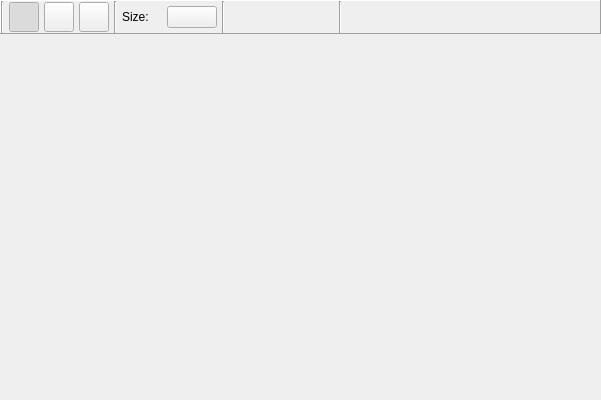
<?xml version="1.0" encoding="UTF-8"?>
<ui version="4.0">
 <class>GraphWindow</class>
 <widget class="QWidget" name="GraphWindow">
  <property name="windowModality">
   <enum>Qt::ApplicationModal</enum>
  </property>
  <property name="geometry">
   <rect>
    <x>0</x>
    <y>0</y>
    <width>601</width>
    <height>400</height>
   </rect>
  </property>
  <property name="sizePolicy">
   <sizepolicy hsizetype="Preferred" vsizetype="Preferred">
    <horstretch>0</horstretch>
    <verstretch>0</verstretch>
   </sizepolicy>
  </property>
  <property name="minimumSize">
   <size>
    <width>600</width>
    <height>400</height>
   </size>
  </property>
  <property name="windowTitle">
   <string>Form</string>
  </property>
  <layout class="QGridLayout" name="gridLayout">
   <property name="leftMargin">
    <number>0</number>
   </property>
   <property name="topMargin">
    <number>0</number>
   </property>
   <property name="rightMargin">
    <number>0</number>
   </property>
   <property name="bottomMargin">
    <number>0</number>
   </property>
   <property name="spacing">
    <number>0</number>
   </property>
   <item row="1" column="0">
    <widget class="MGraphView" name="main_graph" native="true">
     <property name="sizePolicy">
      <sizepolicy hsizetype="Preferred" vsizetype="Preferred">
       <horstretch>0</horstretch>
       <verstretch>0</verstretch>
      </sizepolicy>
     </property>
    </widget>
   </item>
   <item row="0" column="0">
    <widget class="QFrame" name="horizontalFrame">
     <property name="minimumSize">
      <size>
       <width>0</width>
       <height>34</height>
      </size>
     </property>
     <property name="maximumSize">
      <size>
       <width>16777215</width>
       <height>34</height>
      </size>
     </property>
     <property name="sizeIncrement">
      <size>
       <width>0</width>
       <height>34</height>
      </size>
     </property>
     <property name="frameShape">
      <enum>QFrame::Panel</enum>
     </property>
     <property name="frameShadow">
      <enum>QFrame::Raised</enum>
     </property>
     <layout class="QHBoxLayout" name="horizontalLayout_2">
      <property name="spacing">
       <number>5</number>
      </property>
      <property name="leftMargin">
       <number>0</number>
      </property>
      <property name="topMargin">
       <number>0</number>
      </property>
      <property name="rightMargin">
       <number>0</number>
      </property>
      <property name="bottomMargin">
       <number>0</number>
      </property>
      <item>
       <widget class="Line" name="line">
        <property name="orientation">
         <enum>Qt::Vertical</enum>
        </property>
       </widget>
      </item>
      <item>
       <widget class="QToolButton" name="circle">
        <property name="minimumSize">
         <size>
          <width>30</width>
          <height>30</height>
         </size>
        </property>
        <property name="maximumSize">
         <size>
          <width>30</width>
          <height>30</height>
         </size>
        </property>
        <property name="text">
         <string/>
        </property>
        <property name="icon">
         <iconset>
          <normaloff>Resources/toolIcons/circle.png</normaloff>Resources/toolIcons/circle.png</iconset>
        </property>
        <property name="iconSize">
         <size>
          <width>30</width>
          <height>30</height>
         </size>
        </property>
        <property name="checkable">
         <bool>true</bool>
        </property>
        <property name="checked">
         <bool>true</bool>
        </property>
        <property name="autoExclusive">
         <bool>true</bool>
        </property>
        <property name="popupMode">
         <enum>QToolButton::DelayedPopup</enum>
        </property>
        <property name="toolButtonStyle">
         <enum>Qt::ToolButtonIconOnly</enum>
        </property>
       </widget>
      </item>
      <item>
       <widget class="QToolButton" name="rect">
        <property name="minimumSize">
         <size>
          <width>30</width>
          <height>30</height>
         </size>
        </property>
        <property name="maximumSize">
         <size>
          <width>30</width>
          <height>30</height>
         </size>
        </property>
        <property name="text">
         <string/>
        </property>
        <property name="icon">
         <iconset>
          <normaloff>Resources/toolIcons/rect.png</normaloff>Resources/toolIcons/rect.png</iconset>
        </property>
        <property name="iconSize">
         <size>
          <width>30</width>
          <height>30</height>
         </size>
        </property>
        <property name="checkable">
         <bool>true</bool>
        </property>
        <property name="autoExclusive">
         <bool>true</bool>
        </property>
       </widget>
      </item>
      <item>
       <widget class="QToolButton" name="rhomb">
        <property name="minimumSize">
         <size>
          <width>30</width>
          <height>30</height>
         </size>
        </property>
        <property name="maximumSize">
         <size>
          <width>30</width>
          <height>30</height>
         </size>
        </property>
        <property name="sizeIncrement">
         <size>
          <width>0</width>
          <height>0</height>
         </size>
        </property>
        <property name="text">
         <string/>
        </property>
        <property name="icon">
         <iconset>
          <normaloff>Resources/toolIcons/rhomb.png</normaloff>Resources/toolIcons/rhomb.png</iconset>
        </property>
        <property name="iconSize">
         <size>
          <width>30</width>
          <height>30</height>
         </size>
        </property>
        <property name="checkable">
         <bool>true</bool>
        </property>
        <property name="autoExclusive">
         <bool>true</bool>
        </property>
       </widget>
      </item>
      <item>
       <widget class="Line" name="line_3">
        <property name="orientation">
         <enum>Qt::Vertical</enum>
        </property>
       </widget>
      </item>
      <item>
       <widget class="QLabel" name="label">
        <property name="minimumSize">
         <size>
          <width>40</width>
          <height>0</height>
         </size>
        </property>
        <property name="maximumSize">
         <size>
          <width>40</width>
          <height>16777215</height>
         </size>
        </property>
        <property name="text">
         <string>Size:</string>
        </property>
       </widget>
      </item>
      <item>
       <widget class="QToolButton" name="toolButton">
        <property name="minimumSize">
         <size>
          <width>50</width>
          <height>22</height>
         </size>
        </property>
        <property name="maximumSize">
         <size>
          <width>50</width>
          <height>22</height>
         </size>
        </property>
        <property name="text">
         <string/>
        </property>
        <property name="popupMode">
         <enum>QToolButton::InstantPopup</enum>
        </property>
        <property name="autoRaise">
         <bool>false</bool>
        </property>
        <property name="arrowType">
         <enum>Qt::NoArrow</enum>
        </property>
       </widget>
      </item>
      <item>
       <widget class="Line" name="line_2">
        <property name="orientation">
         <enum>Qt::Vertical</enum>
        </property>
       </widget>
      </item>
      <item>
       <widget class="QPushButton" name="set_tool">
        <property name="minimumSize">
         <size>
          <width>30</width>
          <height>30</height>
         </size>
        </property>
        <property name="maximumSize">
         <size>
          <width>30</width>
          <height>30</height>
         </size>
        </property>
        <property name="toolTip">
         <string>Settings</string>
        </property>
        <property name="text">
         <string/>
        </property>
        <property name="icon">
         <iconset>
          <normaloff>Resources/toolIcons/setting.png</normaloff>Resources/toolIcons/setting.png</iconset>
        </property>
        <property name="iconSize">
         <size>
          <width>30</width>
          <height>30</height>
         </size>
        </property>
        <property name="flat">
         <bool>true</bool>
        </property>
       </widget>
      </item>
      <item>
       <widget class="QPushButton" name="show_val">
        <property name="minimumSize">
         <size>
          <width>34</width>
          <height>34</height>
         </size>
        </property>
        <property name="maximumSize">
         <size>
          <width>34</width>
          <height>34</height>
         </size>
        </property>
        <property name="toolTip">
         <string>Показывать веса</string>
        </property>
        <property name="text">
         <string/>
        </property>
        <property name="icon">
         <iconset>
          <normaloff>Resources/toolIcons/values.png</normaloff>Resources/toolIcons/values.png</iconset>
        </property>
        <property name="iconSize">
         <size>
          <width>30</width>
          <height>30</height>
         </size>
        </property>
        <property name="checkable">
         <bool>true</bool>
        </property>
        <property name="flat">
         <bool>true</bool>
        </property>
       </widget>
      </item>
      <item>
       <widget class="QPushButton" name="clear_all">
        <property name="minimumSize">
         <size>
          <width>30</width>
          <height>30</height>
         </size>
        </property>
        <property name="maximumSize">
         <size>
          <width>30</width>
          <height>30</height>
         </size>
        </property>
        <property name="toolTip">
         <string>Удалить выделенное</string>
        </property>
        <property name="text">
         <string/>
        </property>
        <property name="icon">
         <iconset>
          <normaloff>Resources/toolIcons/delete.png</normaloff>Resources/toolIcons/delete.png</iconset>
        </property>
        <property name="iconSize">
         <size>
          <width>30</width>
          <height>30</height>
         </size>
        </property>
        <property name="flat">
         <bool>true</bool>
        </property>
       </widget>
      </item>
      <item>
       <widget class="Line" name="line_4">
        <property name="orientation">
         <enum>Qt::Vertical</enum>
        </property>
       </widget>
      </item>
      <item>
       <spacer name="horizontalSpacer">
        <property name="orientation">
         <enum>Qt::Horizontal</enum>
        </property>
        <property name="sizeHint" stdset="0">
         <size>
          <width>40</width>
          <height>20</height>
         </size>
        </property>
       </spacer>
      </item>
     </layout>
    </widget>
   </item>
  </layout>
 </widget>
 <customwidgets>
  <customwidget>
   <class>MGraphView</class>
   <extends>QWidget</extends>
   <header>mgraphview.h</header>
   <container>1</container>
  </customwidget>
 </customwidgets>
 <resources>
  <include location="icons.qrc"/>
 </resources>
 <connections/>
</ui>
